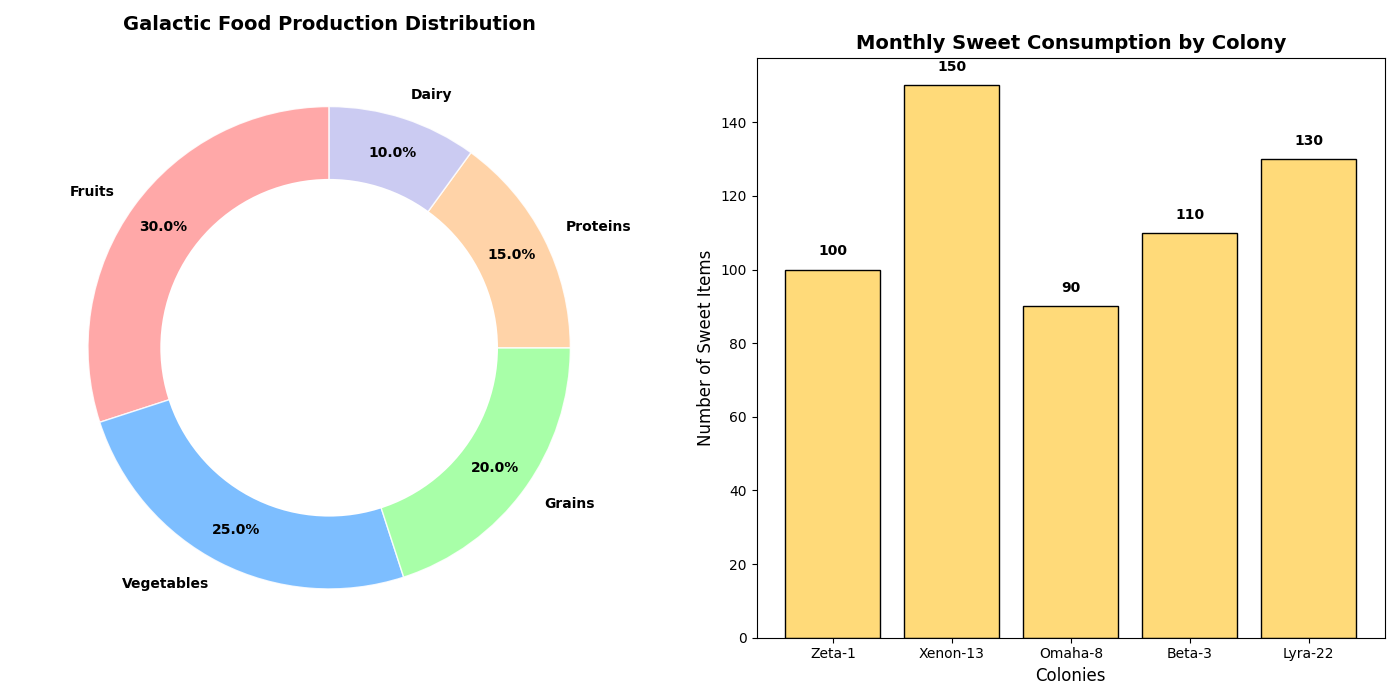

Here is the Python script that generated this plot:
import matplotlib.pyplot as plt

# Backstory
# The Galactic Food Council manages the distribution of food resources across five distinct planetary colonies. 
# Each colony specializes in producing certain types of food, which are crucial for the survival and cultural richness
# of the galactic community. The council regularly evaluates and displays food production data to ensure balanced distribution 
# and sustainability.

# Title: "Galactic Food Production Distribution and Sweet Consumption Overview"

# Data for food production (as percentages)
labels_food = ['Fruits', 'Vegetables', 'Grains', 'Proteins', 'Dairy']
production_sizes = [30, 25, 20, 15, 10]
colors_food = ['#FF9999', '#66B3FF', '#99FF99', '#FFCC99', '#C2C2F0']

# Data for sweet consumption by colony (number of sweet items eaten per month)
colonies = ["Zeta-1", "Xenon-13", "Omaha-8", "Beta-3", "Lyra-22"]
sweet_consumption = [100, 150, 90, 110, 130]

# Create the figure and axes
fig, ax = plt.subplots(1, 2, figsize=(14, 7))

# Donut pie chart for food production
wedges, texts, autotexts = ax[0].pie(
    production_sizes, 
    labels=labels_food, 
    autopct='%1.1f%%', 
    startangle=90, 
    pctdistance=0.85, 
    colors=colors_food, 
    wedgeprops={'width': 0.4, 'edgecolor': 'w', 'alpha': 0.85},
    textprops=dict(color="black", fontsize=10, weight='bold')
)

# Center circle to make it a donut chart
centre_circle = plt.Circle((0, 0), 0.70, fc='white')
ax[0].add_artist(centre_circle)
ax[0].set_title('Galactic Food Production Distribution', fontsize=14, fontweight='bold', pad=20)
ax[0].axis('equal')  # Equal aspect ratio ensures that pie is drawn as a circle

# Bar chart for sweet consumption
ax[1].bar(colonies, sweet_consumption, color='#FFDA79', edgecolor='black')
ax[1].set_title('Monthly Sweet Consumption by Colony', fontsize=14, fontweight='bold')
ax[1].set_ylabel('Number of Sweet Items', fontsize=12)
ax[1].set_xlabel('Colonies', fontsize=12)

# Annotate values on bar chart
for i, value in enumerate(sweet_consumption):
    ax[1].text(i, value + 3, str(value), ha='center', va='bottom', fontweight='bold')

# Optimize layout
plt.tight_layout()

# Show the plot
plt.show()
